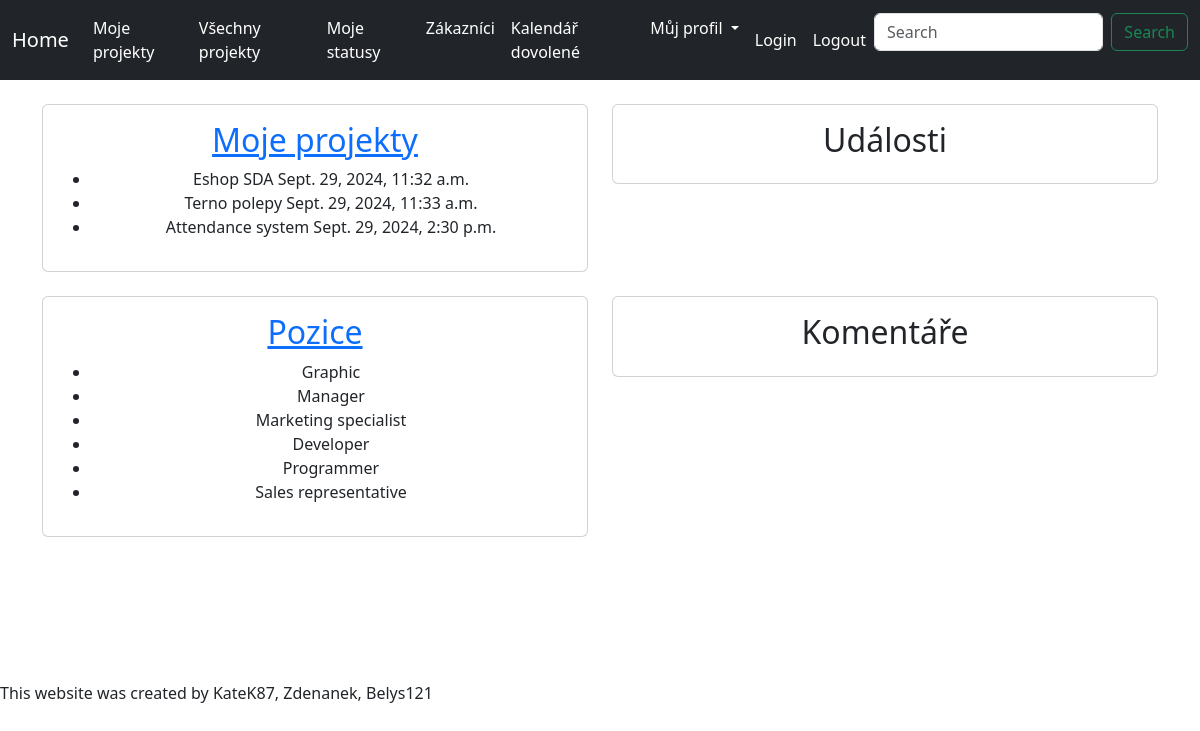
The page / on the database its author committed.
### viewer/models.py (models this page shows, shortened)
class Contract(Model):
    contract_name = CharField(max_length=100)
    created = DateTimeField(auto_now_add=True)
    user = ForeignKey(User, on_delete=DO_NOTHING, default=1)    #TODO nevyplněno? výchozí user?
    customer = ForeignKey(Customer, on_delete=DO_NOTHING, default=1)    #TODO
    status_choices = [("0","V procesu"), ("1","Dokončeno"), ("2","Zrušeno")]
    status = CharField(max_length=64, choices=status_choices, default=status_choices[0])

class Position(models.Model):
    name = models.CharField(max_length=50)

### viewer/views.py (the view)
# urls.py: path('', HomepageView.as_view(), name='homepage'),
class HomepageView(TemplateView):
    template_name = 'homepage.html'
    def get_context_data(self, **kwargs):
        context = super().get_context_data(**kwargs)
        context['customers'] = Customer.objects.all()
        context['users'] = User.objects.all()
        context['contracts'] = Contract.objects.all()
        context['positions'] = Position.objects.all()
        return context

### viewer/templates/homepage.html (shortened to what this page needs)
{% load static %}
<html {% if LANGUAGE_CODE %}lang="{{ LANGUAGE_CODE }}" {% endif %}>
<head>
    <link rel="stylesheet" href="{% static 'style.css' %}">
    <link href="https://cdn.jsdelivr.net/npm/bootstrap@5.3.0/dist/css/bootstrap.min.css" rel="stylesheet">
</head>
<body>
    <nav class="navbar navbar-expand-lg navbar-dark bg-dark">
        <div class="container-fluid">
            <a class="navbar-brand" href="{% url 'homepage' %}">Home</a>
            <div class="collapse navbar-collapse" id="navbarSupportedContent">
                <ul class="navbar-nav me-auto mb-2 mb-lg-0">
                    <li class="nav-item">
                        <a class="nav-link" href="{% url 'navbar_contracts' %}">Moje projekty</a>
                    </li>
                    <li class="nav-item">
                        <a class="nav-link" href="{% url 'navbar_contracts_all' %}">Všechny projekty</a>
                    </li>
                    <li class="nav-item">
                        <a class="nav-link" href="{% url 'navbar_show_subcontracts' %}">Moje statusy</a>
                    </li>
                    <li class="nav-item">
                        <a class="nav-link" href="{% url 'navbar_customers' %}">Zákazníci</a>
                    </li>
                    <li class="nav-item">
                        <a class="nav-link" href="{% url 'homepage' %}">Kalendář dovolené</a>
                    </li>
                    <li class="nav-item dropdown">
                        <a class="nav-link dropdown-toggle" href="#" role="button" data-bs-toggle="dropdown" aria-expanded="false">
                            Můj profil
                        </a>
                    </li>
                </ul>
                <ul class="navbar-nav mb-2 mb-lg-0">
                    <li class="nav-item">
                        <a class="nav-link" href="{% url 'login' %}">Login</a>
                    </li>
                </ul>
                <ul class="navbar-nav mb-2 mb-lg-0">
                    <li class="nav-item">
                        <a class="nav-link" href="{% url 'login' %}">Logout</a>
                    </li>
                </ul>
                <form class="d-flex" role="search">
                    <input class="form-control me-2" type="search" placeholder="Search" aria-label="Search">
                    <button class="btn btn-outline-success" type="submit">Search</button>
                </form>
            </div>
        </div>
    </nav>
    <div class="container mt-4">
        <div class="row">
            <div class="col-md-6">
                <div class="card text-center">
                    <div class="card-body">
                        {% include 'contracts_homepage.html' %}
                    </div>
                </div>
            </div>
            <div class="col-md-6">
                <div class="card text-center">
                    <div class="card-body">
                        {% include 'events_homepage.html' %}
                    </div>
                </div>
            </div>
        </div>
        <div class="row mt-4">
            <div class="col-md-6">
                <div class="card text-center">
                    <div class="card-body">
                        {% include 'positions.html' with object_list=positions %}
                    </div>
                </div>
            </div>
            <div class="col-md-6">
                <div class="card text-center">
                    <div class="card-body">
                        {% include 'comments_homepage.html' %}
                    </div>
                </div>
            </div>
        </div>
    </div>
    <br>
    <br>
    <br>
    <br>
    <br>
    <br>
    {% block scripts %}
     This website was created by KateK87, Zdenanek, Belys121
    {% endblock %}
</body>
</html>

### viewer/templates/contracts_homepage.html
<a href="{% url 'navbar_contracts' %}"><h2>Moje projekty</h2></a>
<ul>
    {% for contract in contracts %}
        <li>{{ contract.contract_name }} {{ contract.created }}</li>
    {% endfor %}
</ul>

### viewer/templates/positions.html
<a href="{% url 'position_list' %}"><h2>Pozice</h2></a>
<ul>
    {% for position in object_list %}
        <li>{{ position.name }}</li>
    {% empty %}
        <li>Žádné pozice nenalezeny.</li>
    {% endfor %}
</ul>

### viewer/static/style.css (style rules this page uses)
.navbar { background-color: #343a40; }
.navbar-brand, .nav-link { color: #ffffff !important; }
.card { background-color: #f8f9fa; border: 1px solid #dee2e6; border-radius: 0.25rem; }

### rows shown on the page
Contract: contract_name "Eshop SDA", created "Sept. 29, 2024, 11:32 a.m."
Contract: contract_name "Terno polepy", created "Sept. 29, 2024, 11:33 a.m."
Contract: contract_name "Attendance system", created "Sept. 29, 2024, 2:30 p.m."
Position: name "Graphic"
Position: name "Manager"
Position: name "Marketing specialist"
Position: name "Developer"
Position: name "Programmer"
Position: name "Sales representative"
